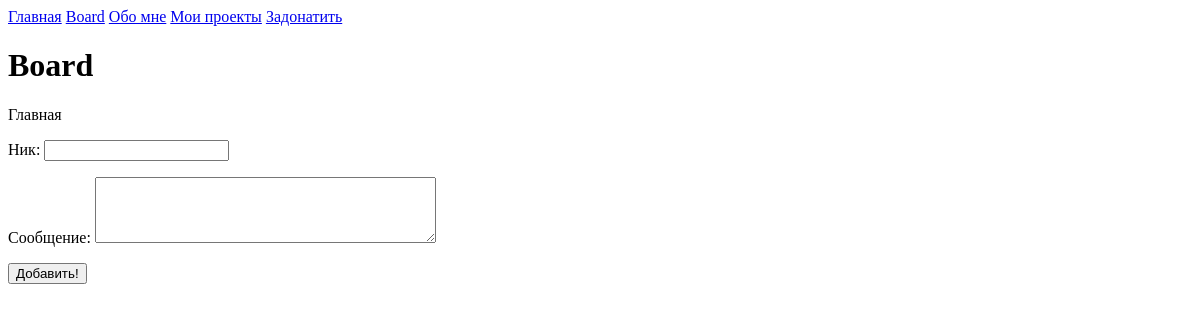
The page /board/ on the database as committed earlier.
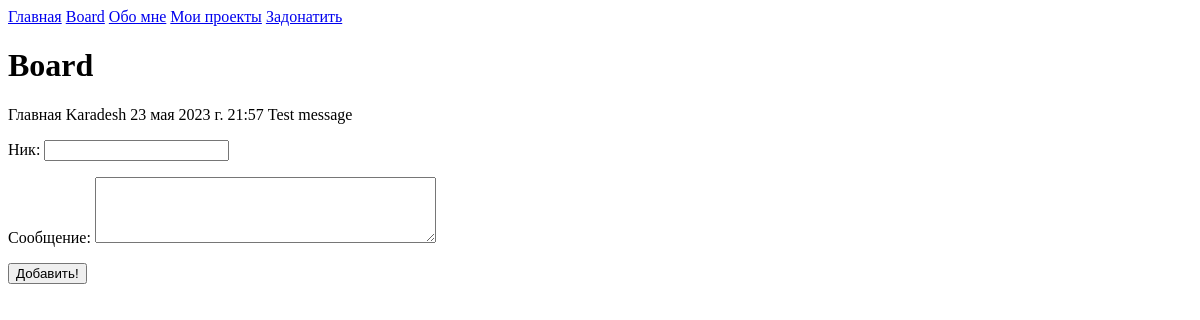
The same page on the database as committed later.
### main/models.py (models this page shows, shortened)
class BoardMessages(models.Model):
    nickname = models.CharField(max_length=100, verbose_name='Ник')
    message = models.TextField(blank=True, verbose_name='Сообщение')
    time_created = models.DateTimeField(auto_now_add=True, verbose_name='Время создания')
    isactive = models.BooleanField(default=True, verbose_name='Статус')
    class Meta:
        verbose_name = "Сообщения на стене"
        verbose_name_plural = "Сообщения на стене"
        ordering = ['-time_created','nickname']

### main/views.py (the view)
# urls.py: path('board/', Boardpage.as_view(), name='board'), #добавить <int:page_num> для страниц с пагинацией
class Boardpage(CreateView):
    form_class = AddMessageForm
    template_name = 'main/board.html'
    success_url = reverse_lazy('board')
    def get_context_data(self, *, object_list=None, **kwargs):
        context = super().get_context_data(**kwargs)
        context['title'] = 'Board'
        return context

### main/forms.py (shortened to what this page needs)
class AddMessageForm(forms.ModelForm):
    class Meta:
        model = BoardMessages
        fields = ['nickname', 'message']
        widgets = {'nickname': forms.TextInput(attrs={'class': 'form-input'}),
                   'message': forms.Textarea(attrs={'cols':40, 'rows': 4}),
                   } # nickname -присвоение класса для дизайна, message- ширина, высота

### main/templatetags/main_tags.py (called while the page is built)
@register.simple_tag()
def get_board(filter=None):
    if not filter:
        return BoardMessages.objects.all()
    else:
        return BoardMessages.objects.filter(pk=filter)

@register.inclusion_tag('main/menu.html')
def show_menu():
    menu = [{"title": "Board", "url_name": "board"},
        {"title": "Обо мне", "url_name": "about"},
        {"title":"Мои проекты", "url_name": "about"},
        {"title":"Задонатить", "url_name":"https://www.donationalerts.com/r/karadesh"}]
    return {"menu": menu}

### main/templates/main/board.html (shortened to what this page needs)
{% extends 'main/base.html' %}
{% load main_tags %}
{% block content %}
<h1>{{title}}</h1>
Главная
{% get_board as posts %}
{% if posts %}
{% for post in posts %}
{% if post.isactive == True %}
{{post.nickname}}
{{post.time_created}}
{{post.message}}
{% endif %}
{% endfor %}
{% endif %}
<form action="{% url 'board' %}" method="post">
    {% for f in form %}
    <p><label for="{{ f.id_for_label }}">{{f.label}}: </label>{{f}}</p>
    {% endfor %}
    <button type="submit">Добавить!</button>
</form>
{% endblock %}

Rows that differ between the two databases and show on the page:
added BoardMessages: nickname "Karadesh", time_created "23 мая 2023 г. 21:57", message "Test message"
